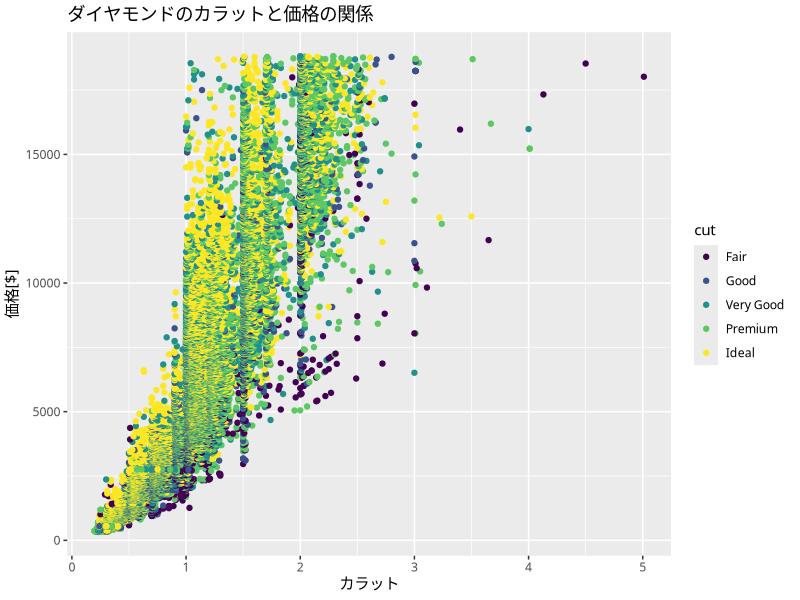
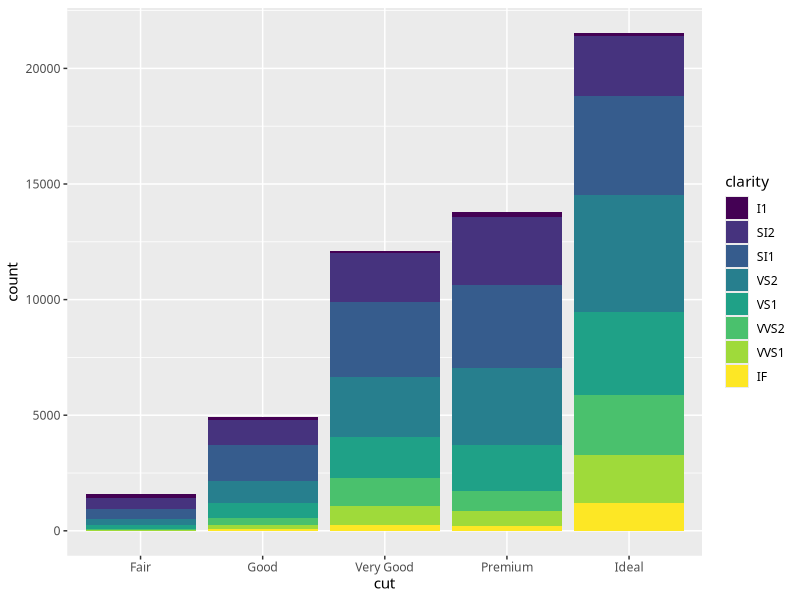

Write R code to recreate these figures, in order.
library(ggplot2)
theme_set(theme_gray(base_family ='Migu 1M'))

# 散布図(sample of qplot)
qplot(
  carat,
  price,
  colour = cut,
  data = diamonds,
  main ='ダイヤモンドのカラットと価格の関係',
  xlab='カラット',
  ylab='価格[$]'
)

g <- ggplot(diamonds, aes(cut))
g_bar <- g + geom_bar(aes(fill = clarity))
print(g_bar)
